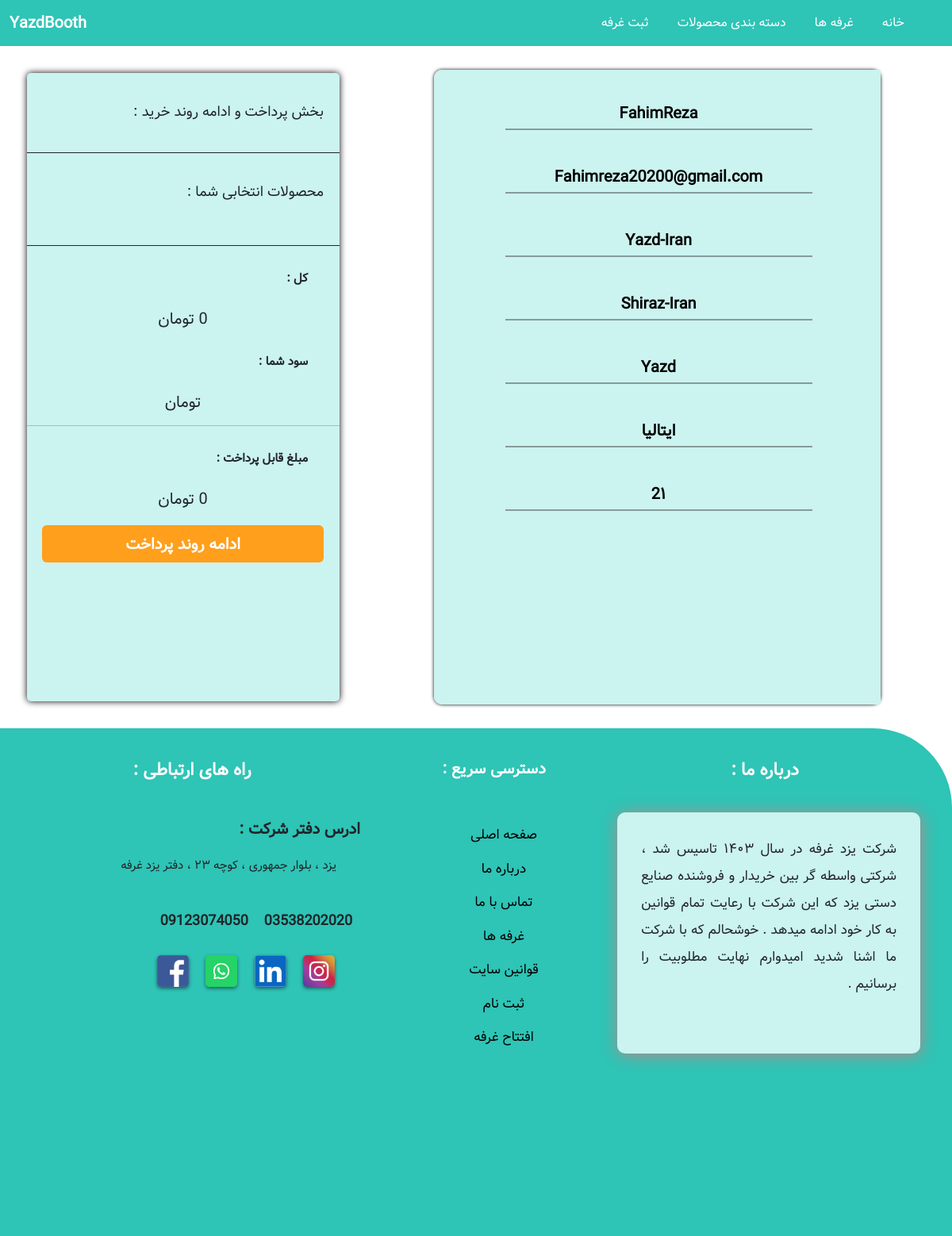
Page /Payment/checkout/ (signed in) on the committed database.
### Payment/models.py (models this page shows, shortened)
class ShippingAddress(models.Model):
    user = models.ForeignKey(User, on_delete=models.CASCADE)
    shipping_full_name = models.CharField(max_length=100)
    shipping_email = models.CharField(max_length=255)
    shipping_address1 = models.CharField(max_length=255)
    shipping_address2 = models.CharField(max_length=255 , null=True , blank=True)
    shipping_city = models.CharField(max_length=255)
    shipping_country = models.CharField(max_length=255)
    shipping_state = models.CharField(max_length=255 , null=True , blank=True)
    shipping_zipcode = models.CharField(max_length=255 , null=True , blank=True)
    class Mata:
        verbose_name_plural = 'Shipping Address bos'

### Payment/views.py (the view)
# urls.py: path('checkout/', views.CheckOut_Order, name='CheckOut_Order'),
def CheckOut_Order(request):
    cart = Cart(request)
    product = cart.get_prods
    quants = cart.get_quants
    total = cart.get_total
    if request.user.is_authenticated:
        current_user=ShippingAddress.objects.get(user_id=request.user.id)
        shipping_form = ShippingForm(request.POST or None , instance=current_user)
        return render(request=request,template_name='Checkout_Order.html' ,context={'products':product , 'quants':quants , 'total':total , 'shipping_form':shipping_form})
    else:
        shipping_form = ShippingForm(request.POST or None)
        return render(request=request,template_name='Checkout_Order.html' ,context={'products':product , 'quants':quants , 'total':total , 'shipping_form':shipping_form})

### Cart/cart.py (called while the page is built, shortened)
    def get_prods(self):
        product_ids = self.cart.keys()
        product = Product.objects.filter(id__in=product_ids).all()
        return product

    def get_total(self):
        product_ids = self.cart.keys()
        products = Product.objects.filter(id__in=product_ids).all()
        quants = self.cart
        total = 0
        return total

### Cart/context_processors.py (called while the page is built)
def cart(request):
    return {'cart': Cart(request)}

### Payment/templates/Checkout_Order.html (shortened to what this page needs)
{% extends 'base.html' %}
{% load static %}
{% load humanize %}
{% block content %}
<div class="Shipping-Cart">
            <div class="Register" style="height: 50rem; width: 50%;margin-right: 5rem">
            <div class="Register-left" style="width: 100%;">
                <div class="inputs" style="height: auto; margin: 1rem auto;" >
                    {% for item in shipping_form %}
                        {{ item }}
                    {% endfor %}
                </div>
            </div>
    </div>
        <div class="SideBar" style="float: left;">
            <h2>بخش پرداخت و ادامه روند خرید :</h2>
            <hr style="opacity: 1;"/>
            <h2>محصولات انتخابی شما :</h2>
            <hr style="opacity: 1;"/>
            <h4> کل‌ :</h4>
                <h5><span class="total">{{ total|intcomma }}</span> تومان</h5>
            <h4>سود شما :</h4><h5> تومان</h5>
            <hr/>
            <h4>مبلغ قابل پرداخت :</h4><h5><span class="Col-Pardakht"></span> تومان</h5>
            <a href="{% url 'CheckOut_Order' %}" class="btn btn-dark">ادامه روند پرداخت</a>
        </div>
    </div>
{% endblock %}

### static/css/style.css (style rules this page uses)
* { margin: 0; padding: 0; box-sizing: border-box; font-family: 'vazir' , sans-serif; }
.Register { width: 80%; height: 40rem; background-color:#ffffff; margin: 20px 6rem; box-shadow: 0px 0px 4px black; border-radius: 10px; }
.Register-left { float: left; background-color: #cbf3f0; width: 60%; height: 100%; border-radius: 10px 0 0px 10px; }
.Register-left .inputs { width: 80%; margin: 5px 3.5rem 5rem 0; padding: 10px; height: 30rem; }
.Register-left .inputs input { width: 90%; height: 40px; margin: 10px 20px 30px 0; font-size: 20px; outline: none; background: none; border: none; border-bottom: 2px #1108085e solid; font-weight: bold; text-align: center; }
.Shipping-Cart { width: 100%; height: auto; padding: 10px; display: flex; }
.SideBar { width: 35%; background-color: #CBF3F0; height: auto; margin: 1% 2%; border-radius: 5px; box-shadow: 0px 0px 8px black; padding-bottom: 1rem; }
.SideBar h2 { font-size: 25px; font-weight: 500; margin: 3% 3%; }
.SideBar h4 { font-size: 25px; font-weight: 600; margin: 5% 10%; }
.SideBar a { width: 90%; height: 6%; margin: 5% 5%; background-color: #FF9F1C; color: #ffffff; border: none; font-size: 20px; font-weight: bold; padding-top: 10px; }
.SideBar h5 { text-align: center; font-size: 20px; font-weight: 500; margin: 0 auto; }

### static/css/responsive.css (style rules this page uses)
@media only screen and (max-width:1800px) { .SideBar { margin: 0% 2%; margin: 2.5% 2%; } }
@media only screen and (max-width:1800px) { .SideBar h2 { font-size: 13px; font-weight: 500; margin: 10% 5%; } }
@media only screen and (max-width:1800px) { .SideBar h4 { font-size: 15px; font-weight: 600; margin: 20% 10%; } }
@media only screen and (min-width:1024px) { .SideBar h2 { font-size: 18px; } }
@media only screen and (min-width:1024px) { .SideBar h4 { margin: 8% 10%; } }
@media only screen and (min-width:1024px) { .SideBar { margin: 2% 2%; } }

### rows in the picture
ShippingAddress: shipping_form "FahimReza" "Fahimreza20200@gmail.com" "Yazd-Iran" "Shiraz-Iran" "Yazd" "ایتالیا" "2۱"

### other values in the picture
{{ total|intcomma }} "0"
